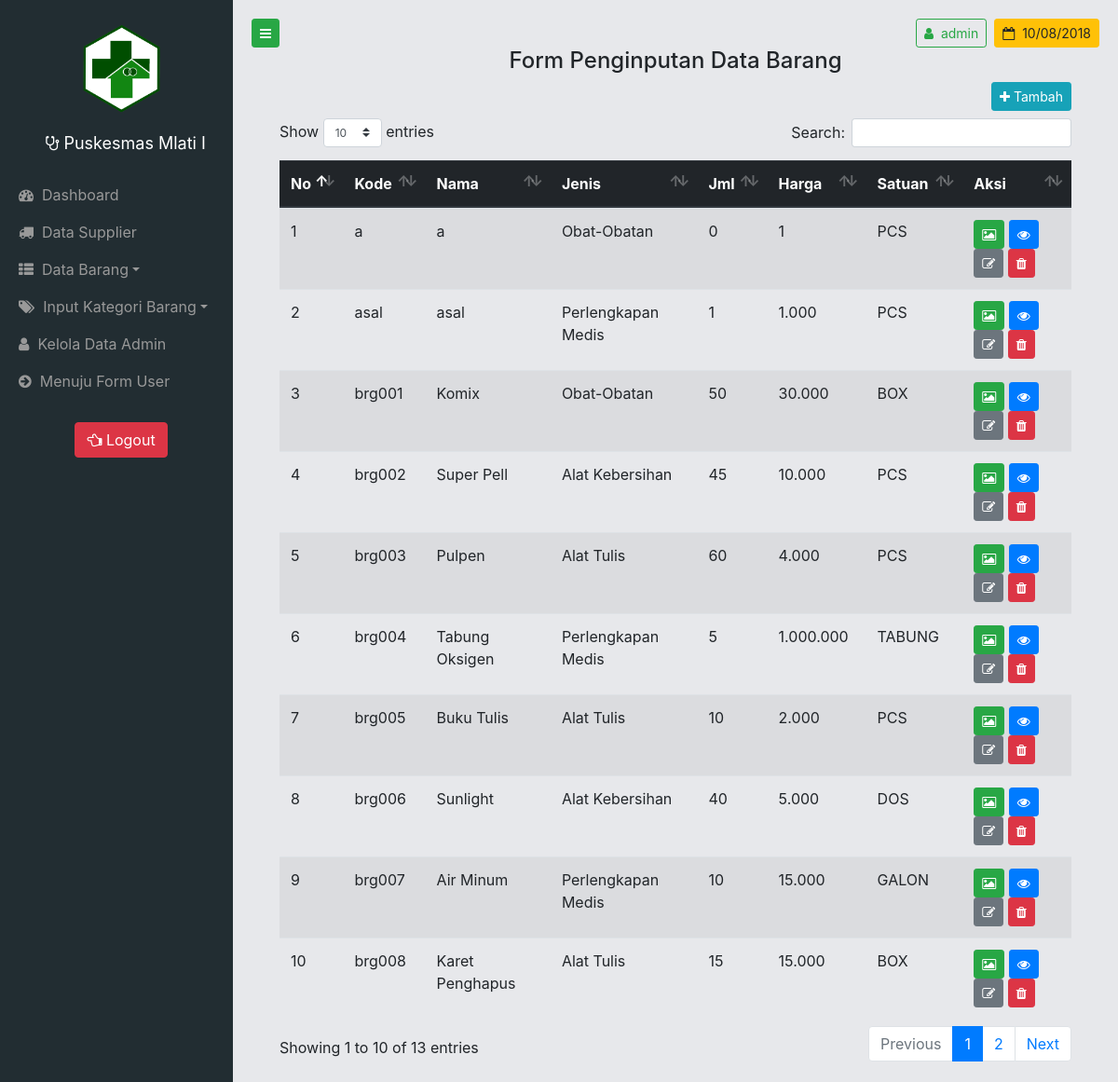
The app's page /page/admin/index.php?page=inputbrg (signed in), older data.
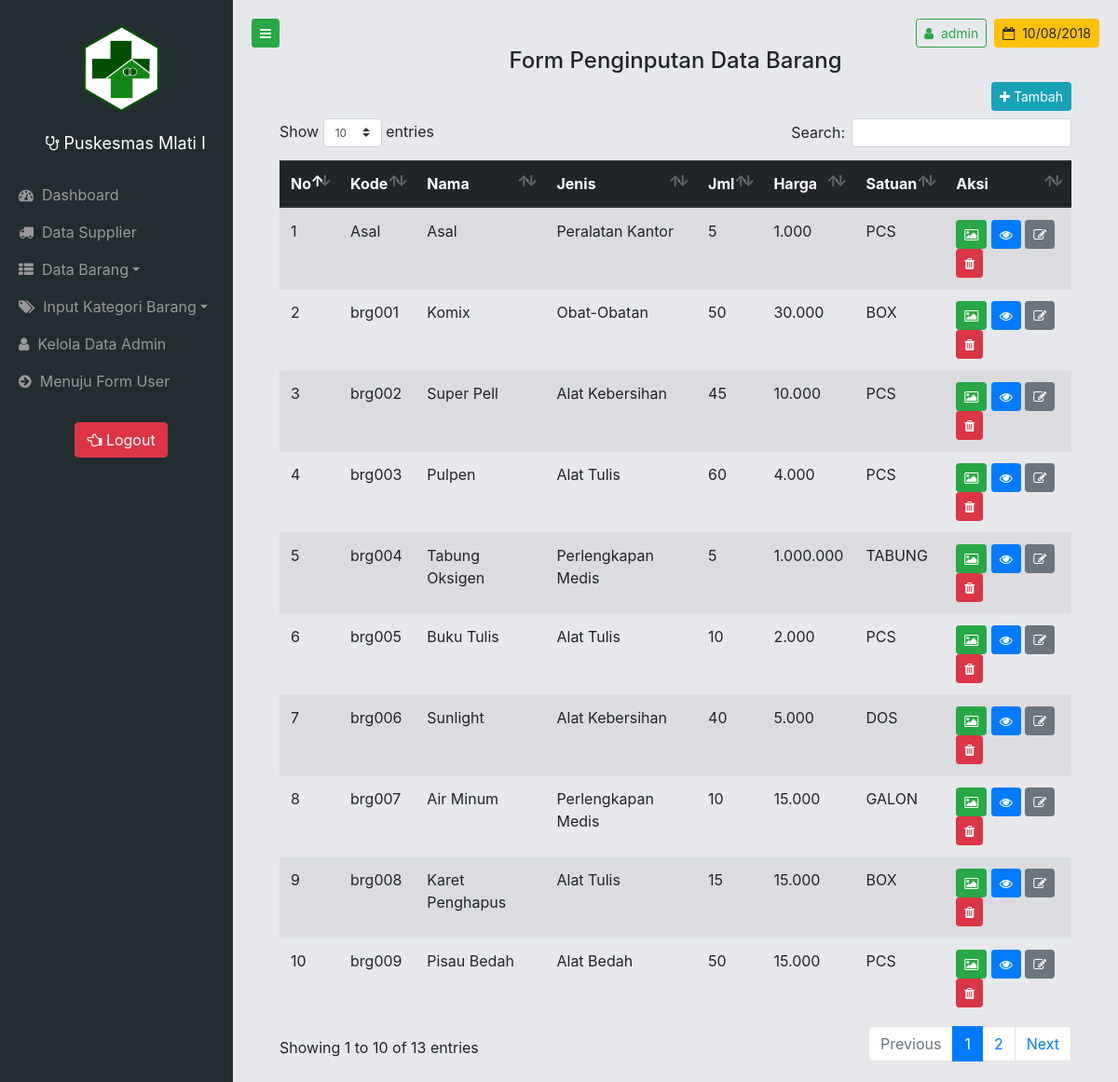
The same page, newer data.
### tables this page shows
CREATE TABLE `barang` (
  `kodebrg` varchar(10) NOT NULL,
  `namabrg` varchar(50) NOT NULL,
  `kodejen` varchar(10) NOT NULL,
  `jumlah` int(10) NOT NULL,
  `harga` int(10) NOT NULL,
  `kodesatuan` varchar(10) NOT NULL,
  `tglmsk` date NOT NULL,
  `kodesup` varchar(10) NOT NULL,
  `foto` varchar(100) DEFAULT NULL
);

CREATE TABLE `jenisbarang` (
  `kodejen` varchar(10) NOT NULL,
  `namajen` varchar(30) NOT NULL
);

CREATE TABLE `satuan` (
  `kodesatuan` varchar(10) NOT NULL,
  `namasatuan` varchar(10) NOT NULL
);

### page/admin/inputbrg.php (the view, shortened to what this page needs)
<?php
$sql = 'SELECT barang.kodebrg, barang.namabrg, jenisbarang.namajen, barang.jumlah, barang.harga, satuan.namasatuan, barang.tglmsk, supplier.namasup, barang.foto from barang INNER JOIN jenisbarang ON barang.kodejen = jenisbarang.kodejen INNER JOIN satuan ON barang.kodesatuan = satuan.kodesatuan INNER JOIN supplier ON barang.kodesup = supplier.kodesup;';
$query = mysqli_query($con, $sql);
?>
<center>
	<h4>Form Penginputan Data Barang</h4>
</center>
<div class="container-fluid mb-auto">
	<button type="button" class="btn btn-info btn-sm mb-2 float-right" onclick="showmodalbrg();" data-toggle="tooltip" data-placement="left" title="Tambah Data">
		<i class="fa fa-plus"></i>&nbsp;Tambah
	</button>
	<div class="table-responsive">
		<table class="table table-hover table-striped" id="tabbrg">
			<thead class="thead-dark">
				<tr>
					<th>No</th>
					<th>Kode</th>
					<th>Nama</th>
					<th>Jenis</th>
					<th>Jml</th>
					<th>Harga</th>
					<th>Satuan</th>
					<th>Aksi</th>
				</tr>
			</thead>
			<tbody>
				<?php
				$i = 1;
				while ($value = mysqli_fetch_row($query)) {
				?>
				<tr>
					<td><?php echo $i; ?></td>
					<td><?php echo $value[0] ?></td>
					<td><?php echo $value[1] ?></td>
					<td><?php echo $value[2] ?></td>
					<td><?php echo $value[3] ?></td>
					<td><?php echo number_format($value[4], 0, ',', '.'); ?></td>
					<td><?php echo $value[5] ?></td>
					<td>
						<button type="button" class="btn btn-success btn-sm" data-toggle="tooltip" data-placement="top" title="Lihat Gambar" onclick="gambar('<?php echo $value[1] ?>','<?php echo $value[8] ?>');">
							<i class="fa fa-image"></i>
						</button>
						<button type="button" class="btn btn-primary btn-sm" data-toggle="tooltip" data-placement="top" title="Detail Barang" onclick="showmodaldet('<?php echo $value[0] ?>','<?php echo $value[1] ?>','<?php echo $value[2] ?>',<?php echo $value[3] ?>,<?php echo $value[4] ?>,'<?php echo $value[5] ?>','<?php echo $value[6] ?>','<?php echo $value[7] ?>','<?php echo $value[8] ?>');">
							<i class="fa fa-eye"></i>
						</button>
						<button type="button" class="btn btn-secondary btn-sm" data-toggle="tooltip" data-placement="top" title="Edit Data Barang" onclick="showmodaledt('<?php echo $value[0] ?>','<?php echo $value[1] ?>',<?php echo $value[3] ?>,<?php echo $value[4] ?>);">
							<i class="fa fa-edit"></i>
						</button>
						<button type="button" class="btn btn-danger btn-sm" data-toggle="tooltip" data-placement="top" title="Hapus Data Barang" onclick="showmodaldel('<?php echo $value[0] ?>','<?php echo $value[1] ?>');">
							<i class="fa fa-trash"></i>
						</button>
					</td>
				</tr>
				<?php
				$i++;
				}
				?>
			</tbody>
		</table>
	</div>
</div>

Row changes from the older to the newer data that the page shows:
removed barang: kodebrg "a", namabrg "a", kodejen.namajen "Obat-Obatan", jumlah "0", harga "1", kodesatuan.namasatuan "PCS"
removed barang: kodebrg "asal", namabrg "asal", kodejen.namajen "Perlengkapan Medis", jumlah "1", harga "1.000", kodesatuan.namasatuan "PCS"
added barang: kodebrg "Asal", namabrg "Asal", kodejen.namajen "Peralatan Kantor", jumlah "5", harga "1.000", kodesatuan.namasatuan "PCS"
now on this page (row unchanged): barang: kodebrg "brg009", namabrg "Pisau Bedah", kodejen.namajen "Alat Bedah", jumlah "50", harga "15.000", kodesatuan.namasatuan "PCS"
